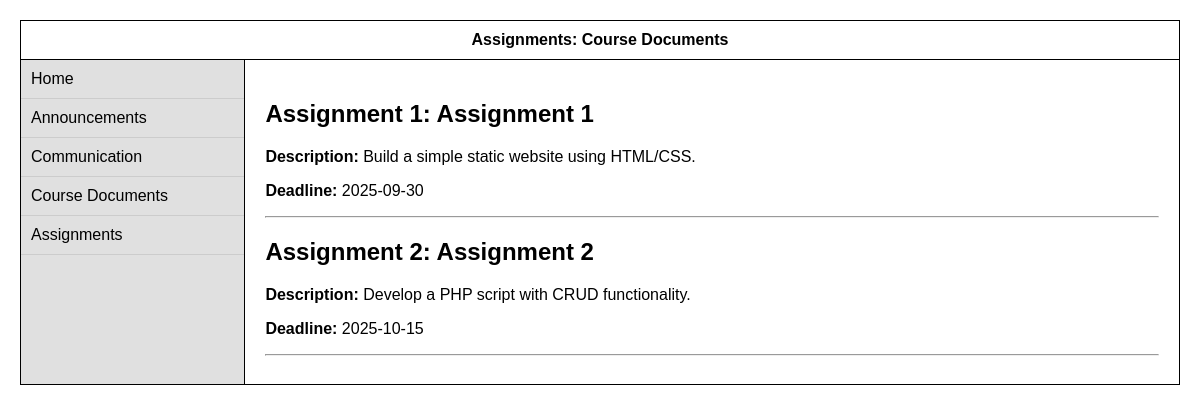
The app's page /homework.php (signed in) with its own data.
### tables this page shows
CREATE TABLE assignments (
  id INT AUTO_INCREMENT PRIMARY KEY,
  title VARCHAR(255) NOT NULL,
  description TEXT NOT NULL,
  deadline DATE NOT NULL
);

### homework.php (the view, shortened to what this page needs)
<?php
include 'db_connect.php';
$stmt = $pdo->query("SELECT * FROM assignments ORDER BY id ASC");
$assignments = $stmt->fetchAll();
?>
<!DOCTYPE html>
<html lang="en">
<head>
</head>
<body>
<div class="wrapper">
  <div class="header">Assignments: Course Documents</div>
  <div class="main">
    <div class="sidebar">
      <a href="index.php">Home</a>
      <a href="announcement.php">Announcements</a>
      <a href="communication.php">Communication</a>
      <a href="documents.php">Course Documents</a>
      <a href="homework.php">Assignments</a>
    </div>
    <div class="content">
      <?php foreach ($assignments as $h): ?>
        <h2>Assignment <?= $h['id'] ?>: <?= htmlspecialchars($h['title']) ?></h2>
        <p><strong>Description:</strong> <?= nl2br(htmlspecialchars($h['description'])) ?></p>
        <p><strong>Deadline:</strong> <?= htmlspecialchars($h['deadline']) ?></p>
        <hr>
      <?php endforeach; ?>
    </div>
  </div>
</div>
</body>
</html>

### homework.php (style rules this page uses)
body { font-family: Arial; margin: 0; padding: 0; }
.wrapper { border: 1px solid black; margin: 20px; }
.header { text-align: center; font-weight: bold; padding: 10px; border-bottom: 1px solid black; }
.main { display: flex; }
.sidebar { width: 20%; background-color: #e0e0e0; border-right: 1px solid black; }
.sidebar a { display: block; padding: 10px; text-decoration: none; color: black; border-bottom: 1px solid #ccc; }
.content { width: 80%; padding: 20px; }

### records on screen
assignments: id "1", title "Assignment 1", description "Build a simple static website using HTML/CSS.", deadline "2025-09-30"
assignments: id "2", title "Assignment 2", description "Develop a PHP script with CRUD functionality.", deadline "2025-10-15"
